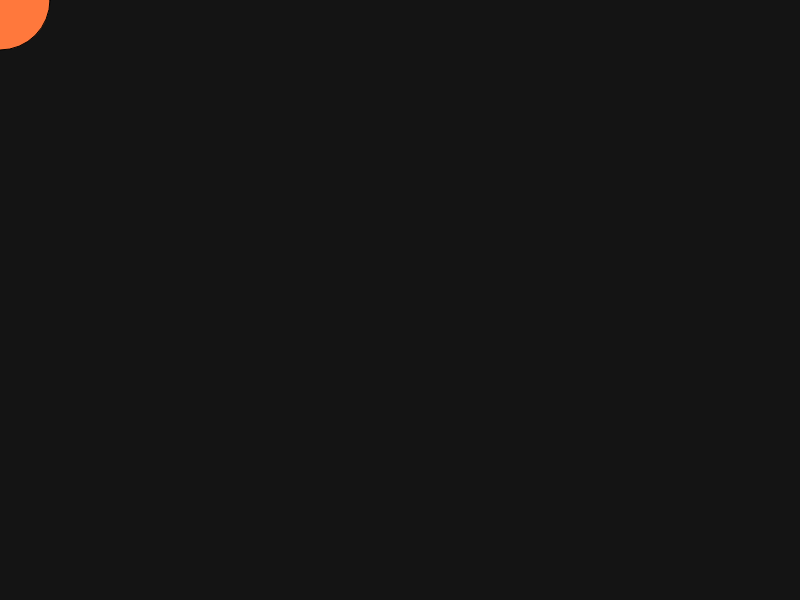
Frame 1 (no input)
Frame 60 (no input): identical to frame 1, image omitted
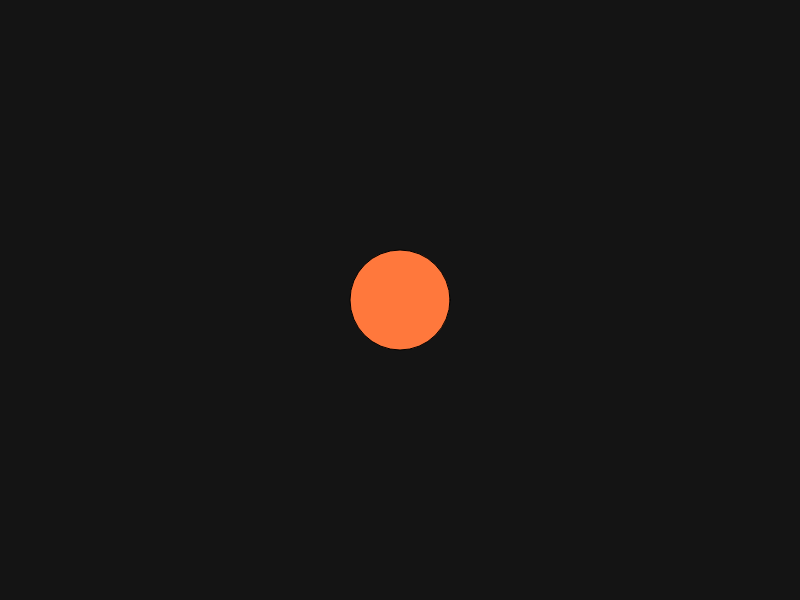
Frame 120 (the mouse pressed at the canvas centre since frame 60)

The p5.js sketch that drew these frames (run headless with seeded random() and noise() and a simulated clock; from frame 60 on, the mouse is pressed at the canvas centre):

// p5.js sketch
// ── sketch.js
console.log("Script loaded.");

function setup() {
  createCanvas(800, 600);
}

function draw() {
  background(20);
  fill(255, 120, 60);
  circle(mouseX, mouseY, 100);
}
